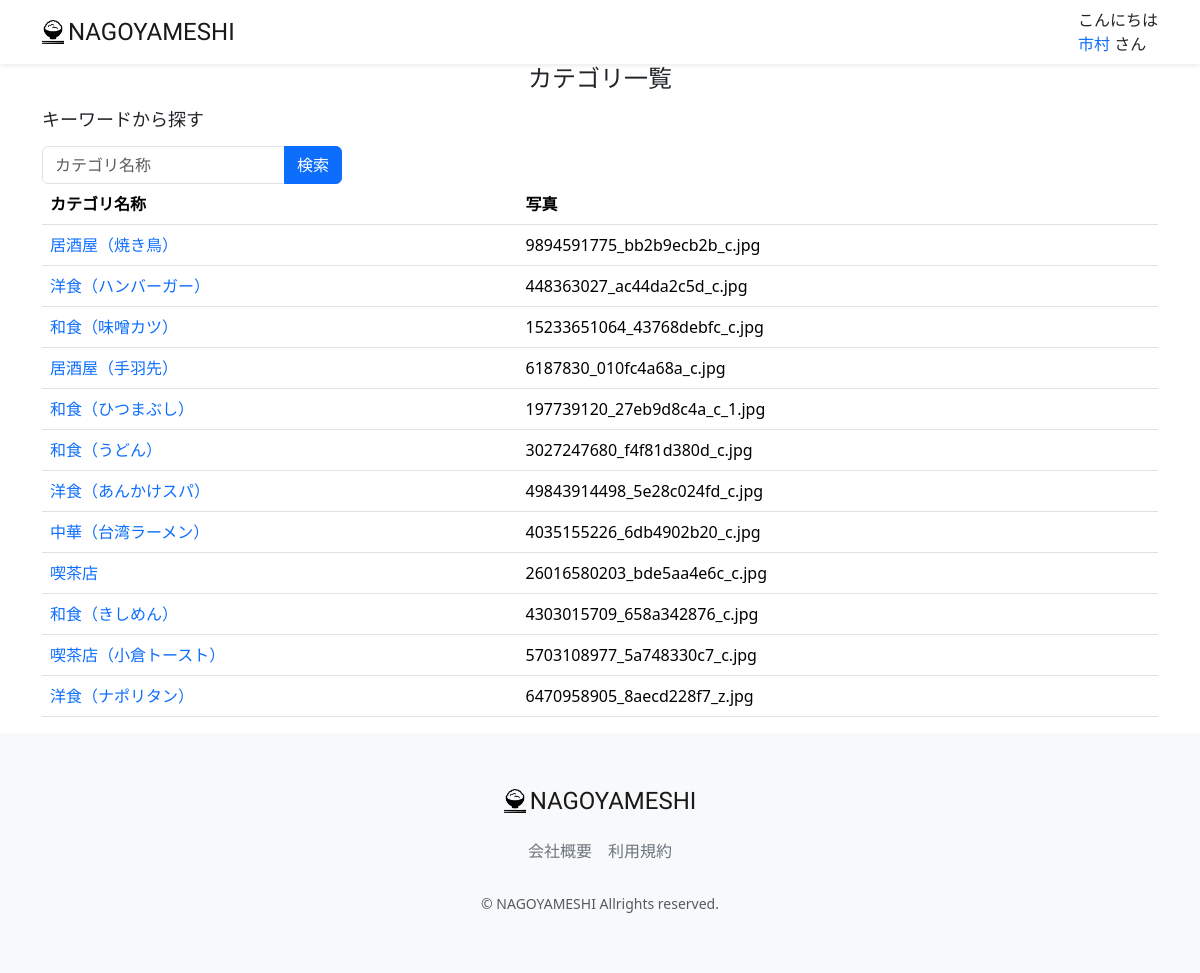
Page /category-list/ (signed in) on the earlier database version.
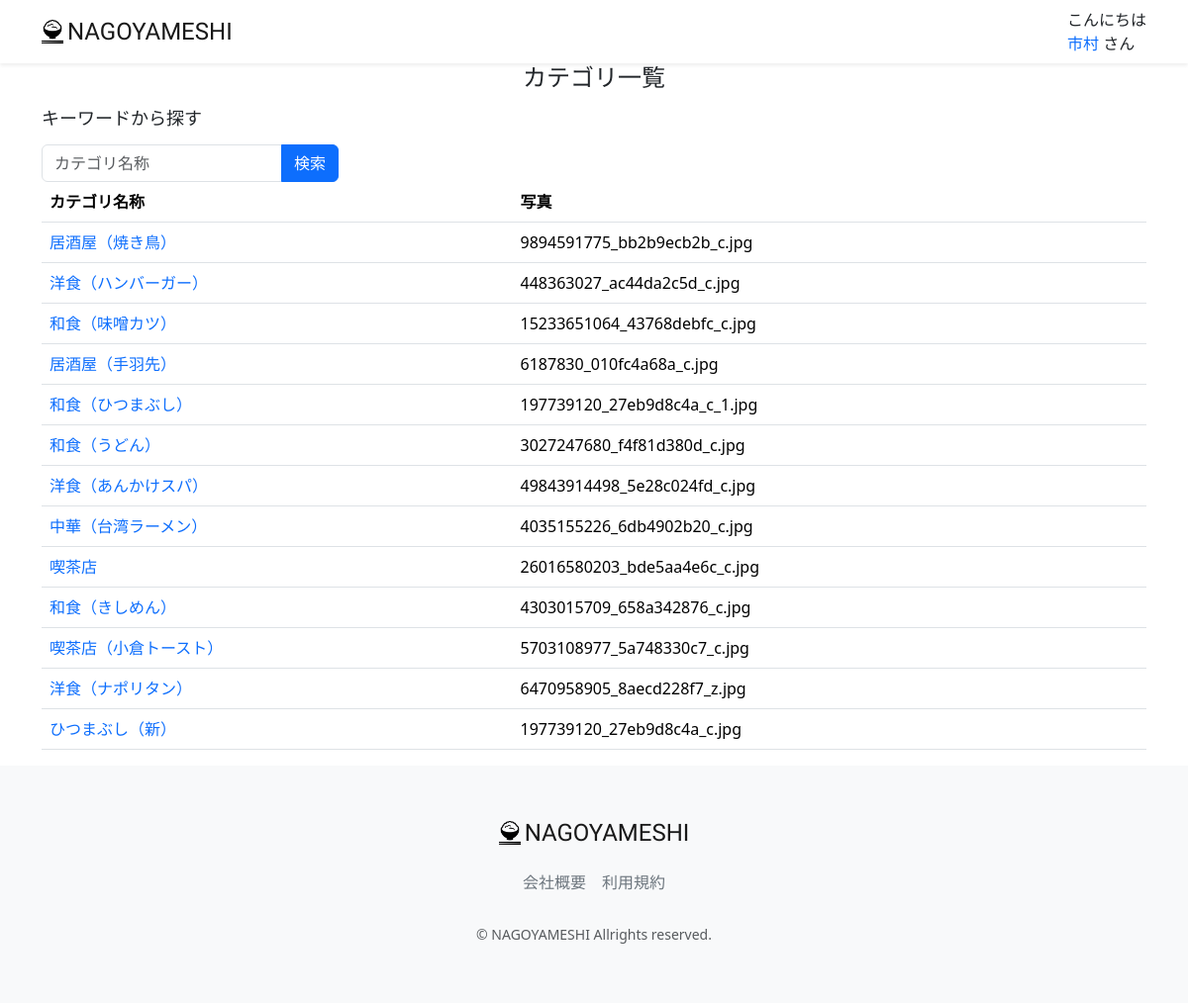
Same page on the later database version.
### restaurant/models.py (models this page shows, shortened)
class Category(models.Model):
    name = models.CharField(verbose_name="カテゴリー名", max_length=200)
    photo = models.ImageField(verbose_name='写真', blank=True, null=True)
    class Meta:
        verbose_name_plural = "Category"

### restaurant/views.py (the view)
# urls.py: path("category-list/", views.CategoryListView.as_view(), name="category_list"),
class CategoryListView(mixins.OnlyStuffUserMixin, generic.ListView):
    model = models.Category
    template_name = 'admin/category_list.html'
    paginate_by = 20
    def get_queryset(self):
        keyword = self.request.GET.get('keyword')
        button_type = self.request.GET.get('button_type')
        print(f'button_type {button_type}')
        keyword = keyword if keyword is not None else ''
        if button_type == 'keyword':
            self.request.session['keyword_session'] = keyword
        keyword_session = self.request.session.get('keyword_session')
        if keyword_session is not None :
            queryset = models.Category.objects.filter(Q(name__icontains=keyword_session)).order_by('id')
        else:
            queryset = models.Category.objects.all().order_by('id')
        return queryset
    def get_context_data(self, **kwargs):
        context = super(CategoryListView, self).get_context_data(**kwargs)
        return context

### accounts/mixins.py (called while the page is built)
    def test_func(self):
        return self.request.user.is_staff

### restaurant/templatetags/custom_tag.py (called while the page is built)
@register.filter
def honor(val):
    return 'さん'

@register.filter
def greet(val):
    greeting = 'ようこそ'
    now = datetime.datetime.now()
    if now.hour <= 8:
        greeting = 'おはようございます'
    elif now.hour <= 18:
        greeting = 'こんにちは'
    else:
        greeting = 'こんばんは'
    return f'{greeting}'

### restaurant/templates/admin/category_list.html (shortened to what this page needs)
{% extends "layout/base.html" %}
{% load static %}
{% block content %}
<main>
    <h1 class="mb-3 text-center">カテゴリ一覧</h1>
    <div class="container nagoyameshi-container">
        <h3 class="mb-3">キーワードから探す</h3>
        <form method="GET" action="{% url 'category_list' %}"class="user-search-box">
            <div class="input-group">
                <input type="text" class="form-control" placeholder="カテゴリ名称" name="keyword">
                <button type="submit" class="btn btn-primary text-whiteshadow-sm">検索</button>
            </div>
        </form>
    </div>
    <div class="container nagoyameshi-container">
        <table class="table">
            <thead>
                <tr>
                    <th scope="col">カテゴリ名称</th>
                    <th scope="col">写真</th>
                </tr>
            </thead>
            <tbody>
                {% for category in object_list %}
                    <tr>
                        <td>
                            <a href="{% url 'category_detail' category.id %}">
                            {{ category.name }}
                            </a>
                        </td>
                        <td>{{ category.photo }} </td>
                    </tr>
                {% endfor %}
            </tbody>
        </table>
    </div>
</main>
{% endblock %}

Differences in the rows shown:
added Category: name "ひつまぶし（新）", photo "197739120_27eb9d8c4a_c.jpg"
